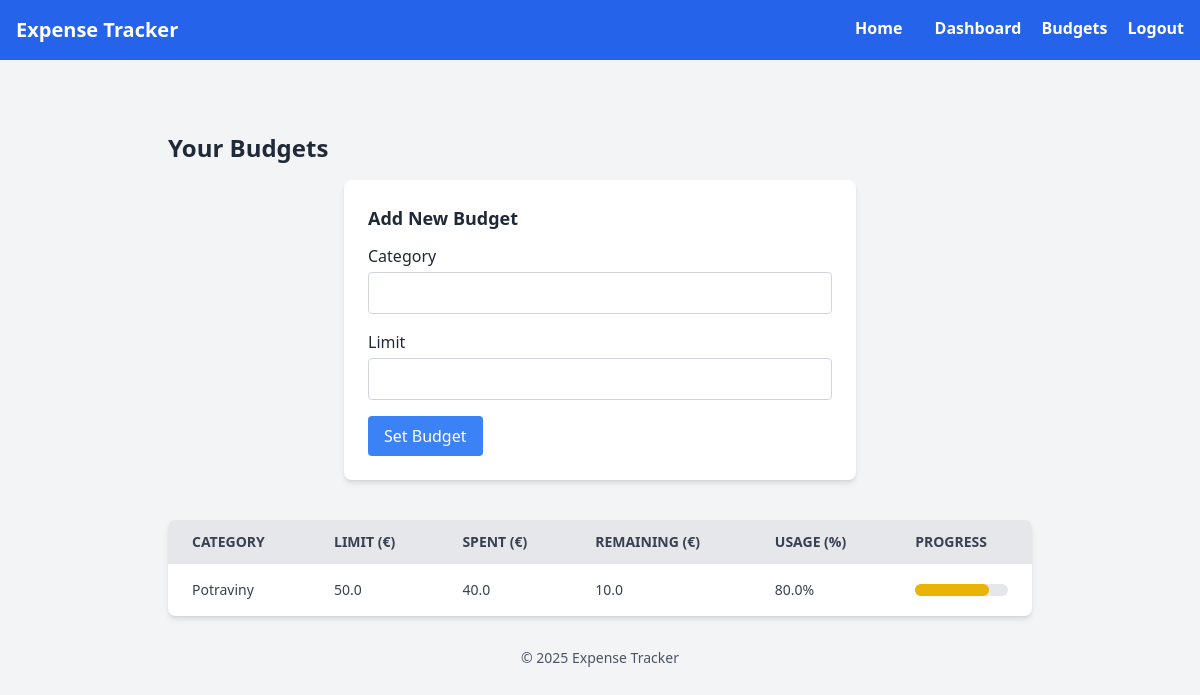
/budgets/ (signed in), run on the app's committed database.
### app/models.py (models this page shows)
class Budget(db.Model):
    __tablename__ = 'budgets'
    id = db.Column(db.Integer, primary_key=True)
    category = db.Column(db.String(100), nullable=False)
    limit = db.Column(db.Float, nullable=False)
    user_id = db.Column(db.Integer, db.ForeignKey('users.id'), nullable=False)

### app/budgets.py (the view, shortened to what this page needs)
@budgets_bp.route('/', methods=['GET', 'POST'])
@login_required
def list_budgets():
    from app import db
    from app.models import Budget
    from sqlalchemy import func
    from app.forms import BudgetForm
    from app.models import Expense
    form = BudgetForm()
    budgets = Budget.query.filter_by(user_id=current_user.id).all()
    budgets_data = []
    for b in budgets:
        total_spent = db.session.query(func.sum(Expense.amount)).filter(
            Expense.user_id == current_user.id,
            Expense.category == b.category
        ).scalar() or 0
    remaining = float(b.limit) - total_spent
    percent_used = (total_spent / b.limit * 100) if b.limit > 0 else 0
    budgets_data.append({
        'category': b.category,
        'limit': b.limit,
        'total_spent': total_spent,
        'remaining': remaining,
        'percent_used': percent_used
    })
    return render_template('budgets_dashboard.html', budgets=budgets_data, form=form)

### app/forms.py
class BudgetForm(FlaskForm):
    category = StringField('Category', validators=[DataRequired()])
    limit = StringField('Limit', validators=[DataRequired()])
    submit = SubmitField('Set Budget')

### app/models.py (called while the page is built)
@login_manager.user_loader
def load_user(user_id):
    return User.query.get(int(user_id))

### app/templates/budgets_dashboard.html (shortened to what this page needs)
{% extends "base.html" %}
{% block content %}
<h2 class="text-2xl font-semibold mb-4">Your Budgets</h2>
<div class="max-w-lg mx-auto bg-white shadow-md rounded-lg p-6 mb-10">
    <h3 class="text-lg font-semibold mb-3">Add New Budget</h3>
    <form method="POST">
        <div class="mb-4">
            {{ form.category.label(class="block font-medium mb-1") }}
            {{ form.category(class="border border-gray-300 rounded w-full px-4 py-2 focus:outline-none focus:ring-2 focus:ring-blue-500") }}
        </div>
        <div class="mb-4">
            {{ form.limit.label(class="block font-medium mb-1") }}
            {{ form.limit(class="border border-gray-300 rounded w-full px-4 py-2 focus:outline-none focus:ring-2 focus:ring-blue-500") }}
        </div>
        {{ form.submit(class="bg-blue-500 hover:bg-blue-600 text-white px-4 py-2 rounded") }}
    </form>
</div>
<table class="min-w-full bg-white rounded-lg overflow-hidden shadow-md">
    <thead class="bg-gray-200 text-gray-700 uppercase text-sm">
        <tr>
            <th class="py-3 px-6 text-left">Category</th>
            <th class="py-3 px-6 text-left">Limit (€)</th>
            <th class="py-3 px-6 text-left">Spent (€)</th>
            <th class="py-3 px-6 text-left">Remaining (€)</th>
            <th class="py-3 px-6 text-left">Usage (%)</th>
            <th class="py-3 px-6 text-left">Progress</th>
        </tr>
    </thead>
    <tbody class="text-gray-700 text-sm divide-y divide-gray-300">
        {% for budget in budgets %}
        <tr>
            <td class="py-4 px-6">{{ budget.category }}</td>
            <td class="py-4 px-6">{{ budget.limit }}</td>
            <td class="py-4 px-6">{{ budget.total_spent }}</td>
            <td class="py-4 px-6">{{ budget.remaining }}</td>
            <td class="py-4 px-6">{{ budget.percent_used }}%</td>
            <td class="py-4 px-6">
                <div class="w-full bg-gray-200 rounded-full h-3">
                  <div class="h-3 rounded-full
                      {% if budget.percent_used < 75 %} bg-green-500
                      {% elif budget.percent_used < 100 %} bg-yellow-500
                      {% else %} bg-red-500 {% endif %}"
                      style="width: {{ budget.percent_used }}%;">
                  </div>
                </div>
            </td>
        </tr>
        {% endfor %}
    </tbody>
</table>
{% endblock %}

### app/static/style.css (style rules this page uses)
body { font-family: system-ui, Arial, sans-serif; margin: 24px; }

### data on the page
Budget: category "Potraviny", limit "50.0", total_spent "40.0", remaining "10.0", percent_used "80.0"
